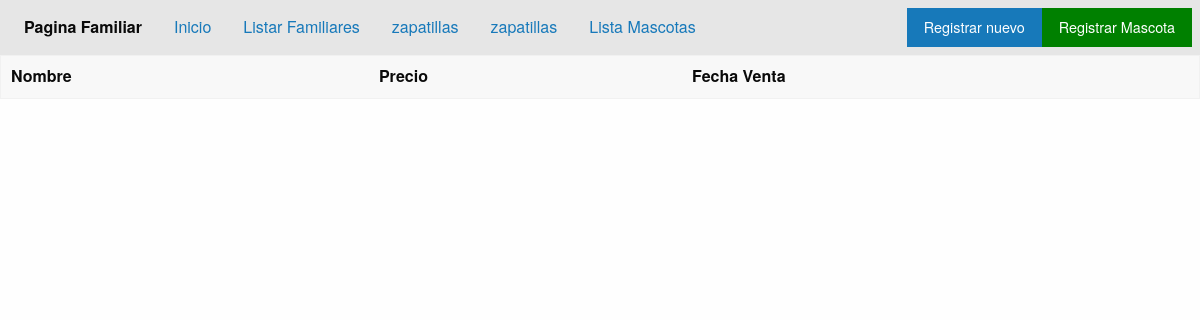
Before: /listado-zapa/ with the older database file.
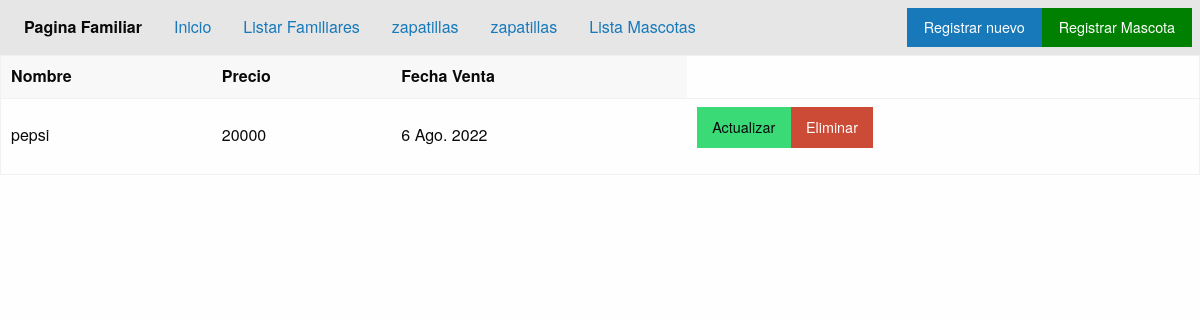
After: the same page with the newer database file.
### applications/familia/models.py (models this page shows)
class Zapas(models.Model):
    nombre = models.CharField('Nombre', max_length=50)
    precio = models.IntegerField()
    fecha_v = models.DateField('Fecha venta', auto_now=False, auto_now_add=False)

### applications/familia/views.py (the view)
# urls.py: path('listado-zapa/', views.mostrar_zapatillas, name='Listado-zapas'),
def mostrar_zapatillas(request):
    zapatillas=Zapas.objects.all()
    return render(request, 'familia/listado-zapatillas.html', {'zapatillas':zapatillas})

### templates/familia/listado-zapatillas.html (shortened to what this page needs)
{% extends 'home.html' %}
{% load static %}
{% block content %}
{% include 'includes/header.html' %}
<table>
  <thead>
    <tr>
      <th>Nombre</th>
      <th>Precio</th>
      <th>Fecha Venta</th>
    </tr>
  </thead>
  {% for i in zapatillas %}
  <tbody>
    <tr>
      <td>{{i.nombre}}</td>
      <td>{{i.precio}}</td>
      <td>{{i.fecha_v}}</td>
      <td><a class="button success" href="{% url 'familia_app:Update-zapas' i.id %}">Actualizar</a><a class="button alert"
          href="{% url 'familia_app:Delete-zapas' i.id %}">Eliminar</a></td>
    </tr>
  </tbody>
  {% endfor %}
</table>
{% endblock content %}

Changed rows visible on the page:
added Zapas: nombre "pepsi", precio "20000", fecha_v "6 Ago. 2022"
